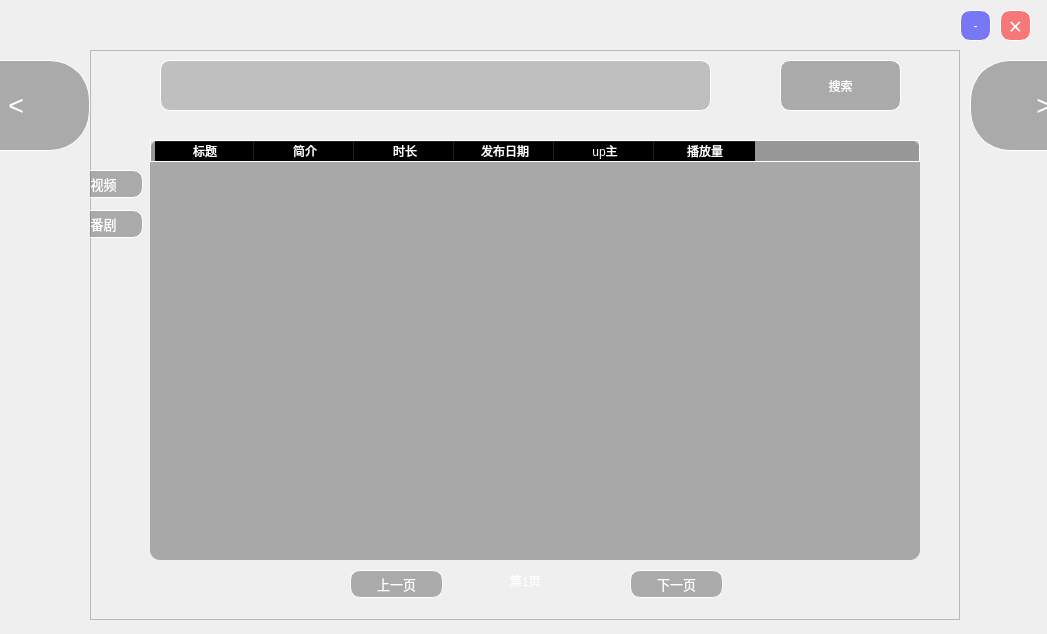
<?xml version="1.0" encoding="UTF-8"?>
<ui version="4.0">
 <class>MainWindow</class>
 <widget class="QMainWindow" name="MainWindow">
  <property name="windowModality">
   <enum>Qt::NonModal</enum>
  </property>
  <property name="geometry">
   <rect>
    <x>0</x>
    <y>0</y>
    <width>1047</width>
    <height>634</height>
   </rect>
  </property>
  <property name="sizePolicy">
   <sizepolicy hsizetype="Maximum" vsizetype="Preferred">
    <horstretch>0</horstretch>
    <verstretch>0</verstretch>
   </sizepolicy>
  </property>
  <property name="minimumSize">
   <size>
    <width>1047</width>
    <height>634</height>
   </size>
  </property>
  <property name="focusPolicy">
   <enum>Qt::NoFocus</enum>
  </property>
  <property name="windowTitle">
   <string>bilibili-download</string>
  </property>
  <property name="windowIcon">
   <iconset>
    <normaloff>:/main_ico/bilibili.ico</normaloff>:/main_ico/bilibili.ico</iconset>
  </property>
  <property name="styleSheet">
   <string notr="true">QWidget{border-image: url(img/background.jpg);}
QWidget::section{border-image:none}
QSlider{border-image:none}
QLabel{color:white}
QMenu{border-image:none}
QAction{border-image:none}

QPushButton{border-image:none;
border:1px solid rgb(255, 255, 255);
background-color:rgba(100, 100, 100,0.5);
color:white;
border-radius:10px;
font: 17pt &quot;幼圆&quot;;
}
QPushButton::hover{background:rgba(0,0,0,0.5)}
#before_button{border-radius:40px;font:20pt;}
#before_button:hover{font-weight:900;}
#before_page_button{font-size:10pt}
#next_page_button{font-size:10pt}
#next_button{border-radius:40px;font:20pt;}
#next_button:hover{font-weight:900}
#fanju_button{font:10pt}
#video_button{font:10pt}
QFrame{border-image:none}
QLineEdit{
border-color: rgb(255, 255, 255);
border-image:none;
background-color:rgba(0, 0, 0,0.2);
border:1px solid rgb(255, 255, 255);
font: 10pt &quot;幼圆&quot;;
color:white;
selection-background-color: rgba(0, 0, 0,0.5);
border-radius:10px;
}
QCheckBox{border-image:none;color:white}
QTableWidget{
border-image: none;
background-color:rgba(0, 0, 0,0.3);
font: 10pt &quot;幼圆&quot;;
selection-background-color: rgba(0, 0, 0,0.5);
selection-color: rgb(255, 255, 255);
gridline-color: white;
color:white;
border-radius:10px;}
QHeaderView{background:rgba(0,0,0,0.1);color:white; padding-left:4px; border:1px solid white; border-image: none;}
QHeaderView::section{background:rgba(0,0,0,0.1); padding-left:4px; border:1px solid white; border-image: none;}
QProgressBar{
border-image: none;
background:rgba(0,0,0,0.5);
border-radius:10px;
color:white;
}
QProgressBar::chunk{
color:white;
border-image: none;
background:rgba(0,255,0,0.3);
border-radius:10px;
}
QScrollBar{
background:grey;
border-image:none; 
padding-top:20px;
padding-bottom:20px;
padding-left:3px;
padding-right:3px;
}
QScrollBar::handle{
background:rgba(0,0,0,0.3);
border-radius:6px;
min-height:60px;}
QScrollBar::handle:vertical:hover{ 
background:rgba(0,0,0,0.3);}
QScrollBar::add-line:vertical{
background:rgba(0,0,0,0.3);}
QScrollBar::sub-line:vertical{
background:rgba(0,0,0,0.3);;}</string>
  </property>
  <widget class="QWidget" name="centralwidget">
   <widget class="QPushButton" name="close_button">
    <property name="geometry">
     <rect>
      <x>1000</x>
      <y>10</y>
      <width>31</width>
      <height>31</height>
     </rect>
    </property>
    <property name="font">
     <font>
      <family>幼圆</family>
      <pointsize>17</pointsize>
      <weight>50</weight>
      <italic>false</italic>
      <bold>false</bold>
     </font>
    </property>
    <property name="styleSheet">
     <string notr="true">background-color:rgba(255, 0, 0,0.5);</string>
    </property>
    <property name="text">
     <string>×</string>
    </property>
   </widget>
   <widget class="QPushButton" name="min_button">
    <property name="geometry">
     <rect>
      <x>960</x>
      <y>10</y>
      <width>31</width>
      <height>31</height>
     </rect>
    </property>
    <property name="styleSheet">
     <string notr="true">background-color:rgba(0, 0, 255,0.5);
</string>
    </property>
    <property name="text">
     <string>-</string>
    </property>
   </widget>
   <widget class="QFrame" name="download_frame">
    <property name="geometry">
     <rect>
      <x>60</x>
      <y>790</y>
      <width>920</width>
      <height>590</height>
     </rect>
    </property>
    <property name="frameShape">
     <enum>QFrame::StyledPanel</enum>
    </property>
    <property name="frameShadow">
     <enum>QFrame::Raised</enum>
    </property>
    <widget class="QTableWidget" name="display_table">
     <property name="enabled">
      <bool>true</bool>
     </property>
     <property name="geometry">
      <rect>
       <x>20</x>
       <y>130</y>
       <width>881</width>
       <height>431</height>
      </rect>
     </property>
     <property name="font">
      <font>
       <family>幼圆</family>
       <pointsize>10</pointsize>
       <weight>50</weight>
       <italic>false</italic>
       <bold>false</bold>
      </font>
     </property>
     <property name="autoFillBackground">
      <bool>false</bool>
     </property>
     <property name="styleSheet">
      <string notr="true"/>
     </property>
     <property name="autoScroll">
      <bool>true</bool>
     </property>
     <property name="editTriggers">
      <set>QAbstractItemView::NoEditTriggers</set>
     </property>
     <property name="alternatingRowColors">
      <bool>false</bool>
     </property>
     <property name="selectionBehavior">
      <enum>QAbstractItemView::SelectRows</enum>
     </property>
     <property name="showGrid">
      <bool>false</bool>
     </property>
     <property name="gridStyle">
      <enum>Qt::SolidLine</enum>
     </property>
     <property name="sortingEnabled">
      <bool>false</bool>
     </property>
     <attribute name="horizontalHeaderVisible">
      <bool>true</bool>
     </attribute>
     <attribute name="horizontalHeaderCascadingSectionResizes">
      <bool>false</bool>
     </attribute>
     <attribute name="horizontalHeaderHighlightSections">
      <bool>false</bool>
     </attribute>
     <attribute name="horizontalHeaderShowSortIndicator" stdset="0">
      <bool>false</bool>
     </attribute>
     <attribute name="verticalHeaderVisible">
      <bool>false</bool>
     </attribute>
     <attribute name="verticalHeaderDefaultSectionSize">
      <number>37</number>
     </attribute>
     <attribute name="verticalHeaderHighlightSections">
      <bool>true</bool>
     </attribute>
     <attribute name="verticalHeaderShowSortIndicator" stdset="0">
      <bool>false</bool>
     </attribute>
     <attribute name="verticalHeaderStretchLastSection">
      <bool>false</bool>
     </attribute>
     <column>
      <property name="text">
       <string>选择</string>
      </property>
     </column>
     <column>
      <property name="text">
       <string>标题</string>
      </property>
     </column>
     <column>
      <property name="text">
       <string>时长</string>
      </property>
     </column>
     <column>
      <property name="text">
       <string>大小</string>
      </property>
     </column>
     <column>
      <property name="text">
       <string>进度</string>
      </property>
     </column>
     <column>
      <property name="text">
       <string>段落</string>
      </property>
     </column>
    </widget>
    <widget class="QPushButton" name="download_button">
     <property name="geometry">
      <rect>
       <x>770</x>
       <y>20</y>
       <width>93</width>
       <height>41</height>
      </rect>
     </property>
     <property name="styleSheet">
      <string notr="true"/>
     </property>
     <property name="text">
      <string>下载</string>
     </property>
    </widget>
    <widget class="QPushButton" name="pushButton">
     <property name="geometry">
      <rect>
       <x>640</x>
       <y>20</y>
       <width>93</width>
       <height>41</height>
      </rect>
     </property>
     <property name="styleSheet">
      <string notr="true"/>
     </property>
     <property name="text">
      <string>确定</string>
     </property>
    </widget>
    <widget class="QLineEdit" name="url_edit">
     <property name="geometry">
      <rect>
       <x>100</x>
       <y>20</y>
       <width>511</width>
       <height>41</height>
      </rect>
     </property>
     <property name="styleSheet">
      <string notr="true"/>
     </property>
    </widget>
    <widget class="QCheckBox" name="all_select_check_button">
     <property name="geometry">
      <rect>
       <x>30</x>
       <y>100</y>
       <width>121</width>
       <height>21</height>
      </rect>
     </property>
     <property name="font">
      <font>
       <family>幼圆</family>
       <pointsize>12</pointsize>
       <weight>50</weight>
       <italic>false</italic>
       <bold>false</bold>
      </font>
     </property>
     <property name="mouseTracking">
      <bool>true</bool>
     </property>
     <property name="toolTip">
      <string/>
     </property>
     <property name="styleSheet">
      <string notr="true"/>
     </property>
     <property name="text">
      <string>我全都要！</string>
     </property>
    </widget>
   </widget>
   <widget class="QPushButton" name="before_button">
    <property name="geometry">
     <rect>
      <x>-80</x>
      <y>60</y>
      <width>170</width>
      <height>91</height>
     </rect>
    </property>
    <property name="text">
     <string>   &lt;</string>
    </property>
   </widget>
   <widget class="QPushButton" name="next_button">
    <property name="geometry">
     <rect>
      <x>970</x>
      <y>60</y>
      <width>171</width>
      <height>91</height>
     </rect>
    </property>
    <property name="styleSheet">
     <string notr="true"/>
    </property>
    <property name="text">
     <string>&gt;   </string>
    </property>
   </widget>
   <widget class="QFrame" name="search_frame">
    <property name="geometry">
     <rect>
      <x>90</x>
      <y>50</y>
      <width>870</width>
      <height>570</height>
     </rect>
    </property>
    <property name="frameShape">
     <enum>QFrame::StyledPanel</enum>
    </property>
    <property name="frameShadow">
     <enum>QFrame::Raised</enum>
    </property>
    <widget class="QLineEdit" name="search_input">
     <property name="geometry">
      <rect>
       <x>70</x>
       <y>10</y>
       <width>551</width>
       <height>51</height>
      </rect>
     </property>
    </widget>
    <widget class="QPushButton" name="search_button">
     <property name="geometry">
      <rect>
       <x>690</x>
       <y>10</y>
       <width>121</width>
       <height>51</height>
      </rect>
     </property>
     <property name="text">
      <string>搜索</string>
     </property>
    </widget>
    <widget class="QLabel" name="page_label">
     <property name="geometry">
      <rect>
       <x>420</x>
       <y>520</y>
       <width>72</width>
       <height>21</height>
      </rect>
     </property>
     <property name="text">
      <string>第1页</string>
     </property>
    </widget>
    <widget class="QTableWidget" name="tableWidget">
     <property name="geometry">
      <rect>
       <x>60</x>
       <y>90</y>
       <width>770</width>
       <height>420</height>
      </rect>
     </property>
     <property name="frameShape">
      <enum>QFrame::NoFrame</enum>
     </property>
     <property name="midLineWidth">
      <number>0</number>
     </property>
     <property name="editTriggers">
      <set>QAbstractItemView::NoEditTriggers</set>
     </property>
     <property name="selectionMode">
      <enum>QAbstractItemView::SingleSelection</enum>
     </property>
     <property name="selectionBehavior">
      <enum>QAbstractItemView::SelectRows</enum>
     </property>
     <property name="showGrid">
      <bool>false</bool>
     </property>
     <property name="gridStyle">
      <enum>Qt::DotLine</enum>
     </property>
     <attribute name="horizontalHeaderVisible">
      <bool>true</bool>
     </attribute>
     <attribute name="horizontalHeaderHighlightSections">
      <bool>true</bool>
     </attribute>
     <attribute name="horizontalHeaderMinimumSectionSize">
      <number>30</number>
     </attribute>
     <attribute name="horizontalHeaderShowSortIndicator" stdset="0">
      <bool>false</bool>
     </attribute>
     <attribute name="horizontalHeaderStretchLastSection">
      <bool>false</bool>
     </attribute>
     <attribute name="verticalHeaderVisible">
      <bool>false</bool>
     </attribute>
     <attribute name="verticalHeaderDefaultSectionSize">
      <number>70</number>
     </attribute>
     <column>
      <property name="text">
       <string>标题</string>
      </property>
     </column>
     <column>
      <property name="text">
       <string>简介</string>
      </property>
     </column>
     <column>
      <property name="text">
       <string>时长</string>
      </property>
     </column>
     <column>
      <property name="text">
       <string>发布日期</string>
      </property>
     </column>
     <column>
      <property name="text">
       <string>up主</string>
      </property>
     </column>
     <column>
      <property name="text">
       <string>播放量</string>
      </property>
     </column>
    </widget>
    <widget class="QPushButton" name="fanju_button">
     <property name="geometry">
      <rect>
       <x>-40</x>
       <y>160</y>
       <width>93</width>
       <height>28</height>
      </rect>
     </property>
     <property name="text">
      <string>    番剧</string>
     </property>
    </widget>
    <widget class="QPushButton" name="video_button">
     <property name="geometry">
      <rect>
       <x>-40</x>
       <y>120</y>
       <width>93</width>
       <height>28</height>
      </rect>
     </property>
     <property name="text">
      <string>    视频</string>
     </property>
    </widget>
    <widget class="QTableWidget" name="tableWidget_2">
     <property name="geometry">
      <rect>
       <x>880</x>
       <y>90</y>
       <width>771</width>
       <height>421</height>
      </rect>
     </property>
     <property name="frameShape">
      <enum>QFrame::NoFrame</enum>
     </property>
     <property name="midLineWidth">
      <number>0</number>
     </property>
     <property name="editTriggers">
      <set>QAbstractItemView::NoEditTriggers</set>
     </property>
     <property name="selectionMode">
      <enum>QAbstractItemView::SingleSelection</enum>
     </property>
     <property name="selectionBehavior">
      <enum>QAbstractItemView::SelectRows</enum>
     </property>
     <property name="showGrid">
      <bool>false</bool>
     </property>
     <property name="gridStyle">
      <enum>Qt::DotLine</enum>
     </property>
     <attribute name="horizontalHeaderVisible">
      <bool>true</bool>
     </attribute>
     <attribute name="horizontalHeaderHighlightSections">
      <bool>true</bool>
     </attribute>
     <attribute name="horizontalHeaderMinimumSectionSize">
      <number>30</number>
     </attribute>
     <attribute name="horizontalHeaderShowSortIndicator" stdset="0">
      <bool>false</bool>
     </attribute>
     <attribute name="horizontalHeaderStretchLastSection">
      <bool>false</bool>
     </attribute>
     <attribute name="verticalHeaderVisible">
      <bool>false</bool>
     </attribute>
     <attribute name="verticalHeaderDefaultSectionSize">
      <number>70</number>
     </attribute>
     <column>
      <property name="text">
       <string>标题</string>
      </property>
     </column>
     <column>
      <property name="text">
       <string>简介</string>
      </property>
     </column>
     <column>
      <property name="text">
       <string>发布日期</string>
      </property>
     </column>
     <column>
      <property name="text">
       <string>当前集数/总集数</string>
      </property>
     </column>
     <column>
      <property name="text">
       <string>是否完结</string>
      </property>
     </column>
     <column>
      <property name="text">
       <string>播放量</string>
      </property>
     </column>
    </widget>
    <widget class="QPushButton" name="before_page_button">
     <property name="geometry">
      <rect>
       <x>260</x>
       <y>520</y>
       <width>93</width>
       <height>28</height>
      </rect>
     </property>
     <property name="text">
      <string>上一页</string>
     </property>
    </widget>
    <widget class="QPushButton" name="next_page_button">
     <property name="geometry">
      <rect>
       <x>540</x>
       <y>520</y>
       <width>93</width>
       <height>28</height>
      </rect>
     </property>
     <property name="text">
      <string>下一页</string>
     </property>
    </widget>
    <widget class="QLabel" name="total_page_label">
     <property name="geometry">
      <rect>
       <x>420</x>
       <y>540</y>
       <width>72</width>
       <height>21</height>
      </rect>
     </property>
     <property name="text">
      <string/>
     </property>
    </widget>
   </widget>
   <widget class="QFrame" name="setting_frame">
    <property name="geometry">
     <rect>
      <x>60</x>
      <y>1520</y>
      <width>920</width>
      <height>590</height>
     </rect>
    </property>
    <property name="frameShape">
     <enum>QFrame::StyledPanel</enum>
    </property>
    <property name="frameShadow">
     <enum>QFrame::Raised</enum>
    </property>
    <widget class="QPushButton" name="pushButton_3">
     <property name="geometry">
      <rect>
       <x>220</x>
       <y>190</y>
       <width>421</width>
       <height>211</height>
      </rect>
     </property>
     <property name="text">
      <string>setting</string>
     </property>
    </widget>
   </widget>
   <zorder>download_frame</zorder>
   <zorder>close_button</zorder>
   <zorder>min_button</zorder>
   <zorder>before_button</zorder>
   <zorder>next_button</zorder>
   <zorder>search_frame</zorder>
   <zorder>setting_frame</zorder>
  </widget>
 </widget>
 <resources/>
 <connections>
  <connection>
   <sender>pushButton</sender>
   <signal>clicked()</signal>
   <receiver>MainWindow</receiver>
   <slot>jiexi()</slot>
   <hints>
    <hint type="sourcelabel">
     <x>707</x>
     <y>840</y>
    </hint>
    <hint type="destinationlabel">
     <x>744</x>
     <y>82</y>
    </hint>
   </hints>
  </connection>
  <connection>
   <sender>all_select_check_button</sender>
   <signal>stateChanged(int)</signal>
   <receiver>MainWindow</receiver>
   <slot>all_select()</slot>
   <hints>
    <hint type="sourcelabel">
     <x>90</x>
     <y>890</y>
    </hint>
    <hint type="destinationlabel">
     <x>9</x>
     <y>121</y>
    </hint>
   </hints>
  </connection>
  <connection>
   <sender>download_button</sender>
   <signal>clicked()</signal>
   <receiver>MainWindow</receiver>
   <slot>download()</slot>
   <hints>
    <hint type="sourcelabel">
     <x>835</x>
     <y>840</y>
    </hint>
    <hint type="destinationlabel">
     <x>821</x>
     <y>91</y>
    </hint>
   </hints>
  </connection>
  <connection>
   <sender>min_button</sender>
   <signal>clicked()</signal>
   <receiver>MainWindow</receiver>
   <slot>min_click()</slot>
   <hints>
    <hint type="sourcelabel">
     <x>848</x>
     <y>26</y>
    </hint>
    <hint type="destinationlabel">
     <x>716</x>
     <y>20</y>
    </hint>
   </hints>
  </connection>
  <connection>
   <sender>close_button</sender>
   <signal>clicked()</signal>
   <receiver>MainWindow</receiver>
   <slot>close_click()</slot>
   <hints>
    <hint type="sourcelabel">
     <x>883</x>
     <y>30</y>
    </hint>
    <hint type="destinationlabel">
     <x>910</x>
     <y>64</y>
    </hint>
   </hints>
  </connection>
  <connection>
   <sender>next_button</sender>
   <signal>clicked()</signal>
   <receiver>MainWindow</receiver>
   <slot>next_page()</slot>
   <hints>
    <hint type="sourcelabel">
     <x>985</x>
     <y>107</y>
    </hint>
    <hint type="destinationlabel">
     <x>1007</x>
     <y>192</y>
    </hint>
   </hints>
  </connection>
  <connection>
   <sender>before_button</sender>
   <signal>clicked()</signal>
   <receiver>MainWindow</receiver>
   <slot>before_page()</slot>
   <hints>
    <hint type="sourcelabel">
     <x>14</x>
     <y>66</y>
    </hint>
    <hint type="destinationlabel">
     <x>15</x>
     <y>19</y>
    </hint>
   </hints>
  </connection>
  <connection>
   <sender>search_button</sender>
   <signal>clicked()</signal>
   <receiver>MainWindow</receiver>
   <slot>start_search()</slot>
   <hints>
    <hint type="sourcelabel">
     <x>799</x>
     <y>98</y>
    </hint>
    <hint type="destinationlabel">
     <x>750</x>
     <y>22</y>
    </hint>
   </hints>
  </connection>
  <connection>
   <sender>video_button</sender>
   <signal>clicked()</signal>
   <receiver>MainWindow</receiver>
   <slot>view_search_video()</slot>
   <hints>
    <hint type="sourcelabel">
     <x>122</x>
     <y>172</y>
    </hint>
    <hint type="destinationlabel">
     <x>11</x>
     <y>175</y>
    </hint>
   </hints>
  </connection>
  <connection>
   <sender>fanju_button</sender>
   <signal>clicked()</signal>
   <receiver>MainWindow</receiver>
   <slot>view_search_fanju()</slot>
   <hints>
    <hint type="sourcelabel">
     <x>96</x>
     <y>230</y>
    </hint>
    <hint type="destinationlabel">
     <x>13</x>
     <y>235</y>
    </hint>
   </hints>
  </connection>
  <connection>
   <sender>before_page_button</sender>
   <signal>clicked()</signal>
   <receiver>MainWindow</receiver>
   <slot>search_before_page()</slot>
   <hints>
    <hint type="sourcelabel">
     <x>439</x>
     <y>584</y>
    </hint>
    <hint type="destinationlabel">
     <x>42</x>
     <y>539</y>
    </hint>
   </hints>
  </connection>
  <connection>
   <sender>next_page_button</sender>
   <signal>clicked()</signal>
   <receiver>MainWindow</receiver>
   <slot>search_next_page()</slot>
   <hints>
    <hint type="sourcelabel">
     <x>636</x>
     <y>579</y>
    </hint>
    <hint type="destinationlabel">
     <x>1001</x>
     <y>576</y>
    </hint>
   </hints>
  </connection>
 </connections>
 <slots>
  <slot>print_cookie()</slot>
  <slot>jiexi()</slot>
  <slot>all_select()</slot>
  <slot>download()</slot>
  <slot>conver()</slot>
  <slot>min_click()</slot>
  <slot>close_click()</slot>
  <slot>next_page()</slot>
  <slot>before_page()</slot>
  <slot>start_search()</slot>
  <slot>page_change()</slot>
  <slot>scroll_change()</slot>
  <slot>view_search_video()</slot>
  <slot>view_search_fanju()</slot>
  <slot>search_next_page()</slot>
  <slot>search_before_page()</slot>
 </slots>
</ui>
